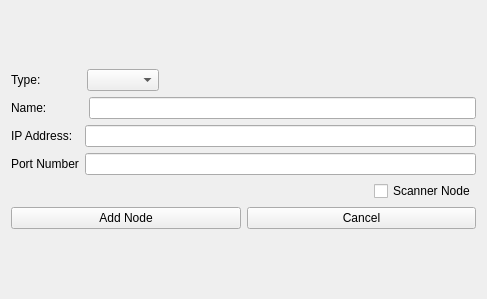
<?xml version="1.0" encoding="UTF-8"?>
<ui version="4.0">
 <class>AddNodeWindow</class>
 <widget class="QWidget" name="AddNodeWindow">
  <property name="enabled">
   <bool>true</bool>
  </property>
  <property name="geometry">
   <rect>
    <x>0</x>
    <y>0</y>
    <width>487</width>
    <height>299</height>
   </rect>
  </property>
  <property name="minimumSize">
   <size>
    <width>487</width>
    <height>299</height>
   </size>
  </property>
  <property name="maximumSize">
   <size>
    <width>487</width>
    <height>299</height>
   </size>
  </property>
  <property name="windowTitle">
   <string>Add Node</string>
  </property>
  <layout class="QGridLayout" name="NewProjectWindowLayout">
   <item row="0" column="0">
    <layout class="QVBoxLayout" name="AddNodeLayout">
     <item>
      <layout class="QHBoxLayout" name="TypeNode_AddNodeWindow">
       <item>
        <widget class="QLabel" name="NewProjectNameLabel">
         <property name="text">
          <string>Type:            </string>
         </property>
        </widget>
       </item>
       <item>
        <widget class="QComboBox" name="comboBox"/>
       </item>
       <item>
        <spacer name="horizontalSpacer_2">
         <property name="orientation">
          <enum>Qt::Horizontal</enum>
         </property>
         <property name="sizeHint" stdset="0">
          <size>
           <width>40</width>
           <height>20</height>
          </size>
         </property>
        </spacer>
       </item>
      </layout>
     </item>
     <item>
      <layout class="QHBoxLayout" name="NewProjectLocationLayout">
       <item>
        <widget class="QLabel" name="NewProjectLocationLabel">
         <property name="text">
          <string>Name:           </string>
         </property>
        </widget>
       </item>
       <item>
        <widget class="QLineEdit" name="NewProjectLocationInput"/>
       </item>
      </layout>
     </item>
     <item>
      <layout class="QHBoxLayout" name="NewProjectScenariosLayout">
       <item>
        <widget class="QLabel" name="label">
         <property name="text">
          <string>IP Address:  </string>
         </property>
        </widget>
       </item>
       <item>
        <widget class="QLineEdit" name="lineEdit"/>
       </item>
      </layout>
     </item>
     <item>
      <layout class="QHBoxLayout" name="horizontalLayout">
       <item>
        <widget class="QLabel" name="label_2">
         <property name="text">
          <string>Port Number</string>
         </property>
        </widget>
       </item>
       <item>
        <widget class="QLineEdit" name="lineEdit_2"/>
       </item>
      </layout>
     </item>
     <item>
      <layout class="QHBoxLayout" name="horizontalLayout_2">
       <item>
        <spacer name="horizontalSpacer">
         <property name="orientation">
          <enum>Qt::Horizontal</enum>
         </property>
         <property name="sizeHint" stdset="0">
          <size>
           <width>40</width>
           <height>20</height>
          </size>
         </property>
        </spacer>
       </item>
       <item>
        <widget class="QCheckBox" name="checkBox">
         <property name="text">
          <string>Scanner Node</string>
         </property>
        </widget>
       </item>
      </layout>
     </item>
     <item>
      <layout class="QHBoxLayout" name="NewProjectButtonsLayout">
       <item>
        <widget class="QPushButton" name="NewProjectCreateButton">
         <property name="text">
          <string>Add Node</string>
         </property>
        </widget>
       </item>
       <item>
        <widget class="QPushButton" name="NewProjectCancelButton">
         <property name="text">
          <string>Cancel</string>
         </property>
        </widget>
       </item>
      </layout>
     </item>
    </layout>
   </item>
  </layout>
 </widget>
 <resources/>
 <connections/>
</ui>
